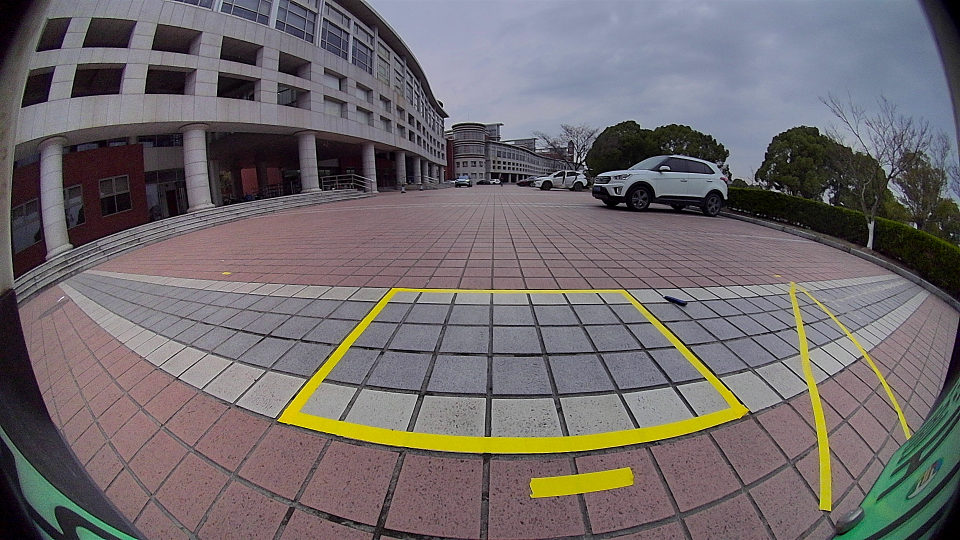
#> input picture opencv_test/src/images/back.png, 1920 x 1080 px (shown at 1/2 size)
$ python -i utils.py   (imports and definitions only)   (older library calls are emulated)
#> lines starting #> are read from the running program, lines starting #| are printed output that depends on the picture; after the words box and inside, x2 and y2 are one past the last pixel; in counts of white or black regions, pixels touching at a corner belong together
#> further down, picture is the input picture: shape (1080, 1920, 3); mean B, G, R 107.9, 106.2, 112.4
import cv2
import numpy as np


# [45 lines left out: functions gstreamer_pipeline, convert_binary_to_bool, adjust_luminance, get_mean_statistisc, not called in this run]


def mean_luminance_ratio(grayA, grayB, mask):
    return get_mean_statistisc(grayA, mask) / get_mean_statistisc(grayB, mask)


def get_mask(img):
    """
    Convert an image to a mask array.
    """
    gray = cv2.cvtColor(img, cv2.COLOR_BGR2GRAY)#转换为灰度图像
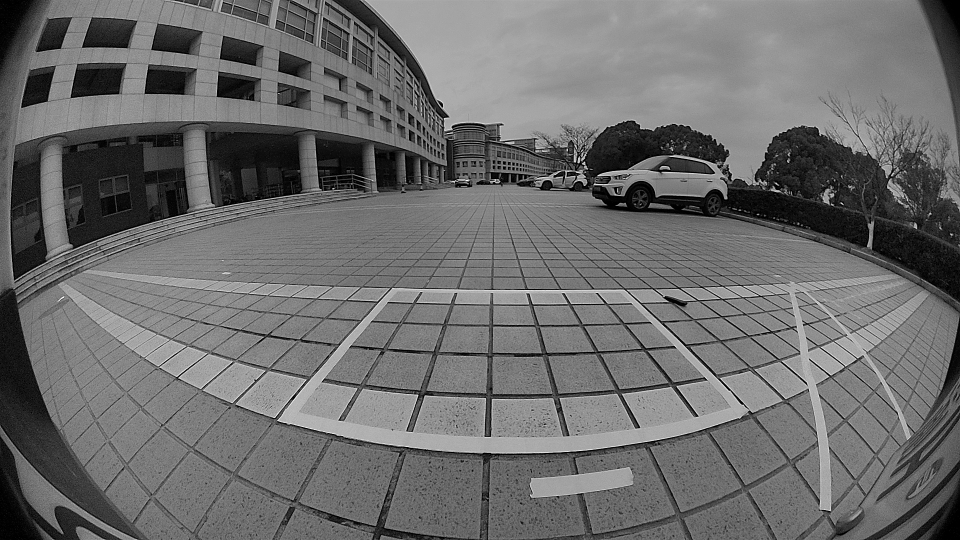
#> gray: shape (1080, 1920) (shown at 1/2 size); min 0, max 255, mean 108.2
    ret, mask = cv2.threshold(gray, 0, 255, cv2.THRESH_BINARY)#二值化
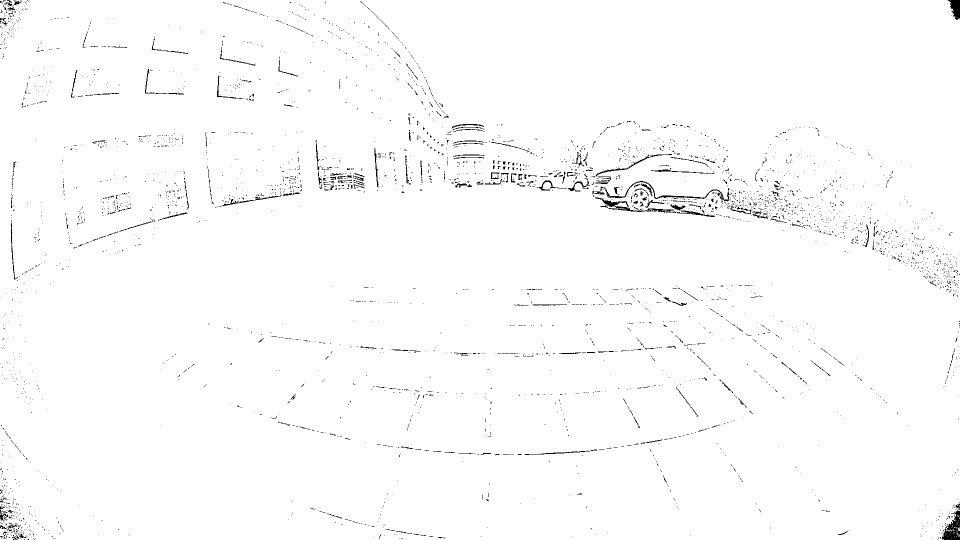
#> mask: shape (1080, 1920) (shown at 1/2 size); 98.7% white; black in thin lines or dots
    return mask


# [9 lines left out: function get_overlap_region_mask, not called in this run]


def get_outmost_polygon_boundary(img):
    """
    Given a mask image with the mask describes the overlapping region of
    two images, get the outmost contour of this region.
    """
    mask = get_mask(img)#获取图像的mask
    mask = cv2.dilate(mask, np.ones((2, 2), np.uint8), iterations=2)#膨胀
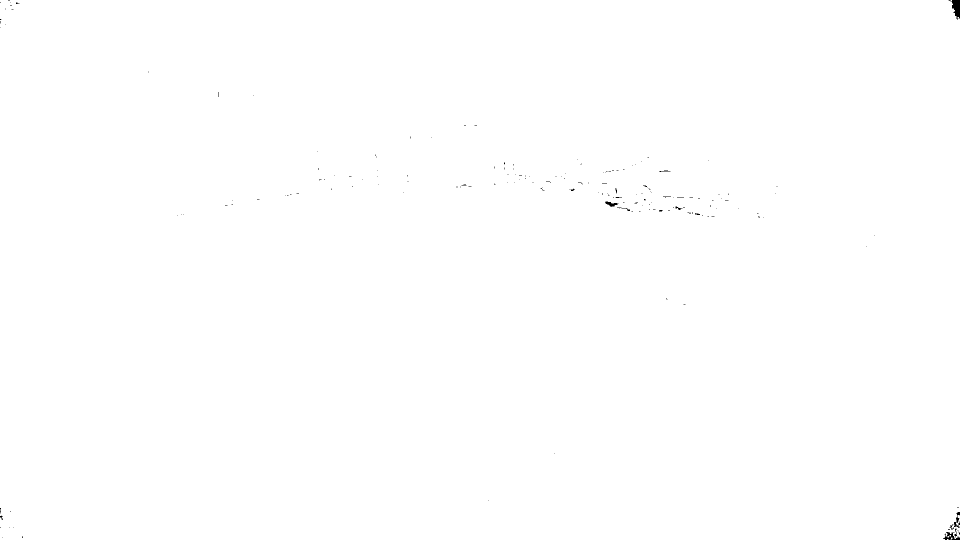
#> mask: shape (1080, 1920) (shown at 1/2 size); 99.9% white; 172 black regions (160 under 20 px)
    cnts, hierarchy = cv2.findContours(
        mask,
        cv2.RETR_EXTERNAL,
        cv2.CHAIN_APPROX_SIMPLE)[-2:]#获取轮廓
#> cnts = 7 contours, 5 with area under 20; largest, box (x1, y1, x2, y2) and area: (0, 0, 1920, 1080) 2069469, (1912, 1030, 1920, 1054) 54

    # get the contour with largest aera
    C = sorted(cnts, key=lambda x: cv2.contourArea(x), reverse=True)[0]#获取最大面积的轮廓
#> C = contour of 197 points, box (x1, y1, x2, y2) (0, 0, 1920, 1080), area 2069469

    # polygon approximation
    polygon = cv2.approxPolyDP(C, 0.009 * cv2.arcLength(C, True), True)#获取外接矩形
#> polygon = [[0, 0], [0, 1079], [1919, 1074], [1903, 0]]

    return polygon


# [54 lines left out: functions get_weight_mask_matrix, make_white_balance, not called in this run]

>>> import cv2
>>> picture = cv2.imread('../images/back.png')
>>> result = get_outmost_polygon_boundary(picture)
#> result = [[0, 0], [0, 1079], [1919, 1074], [1903, 0]]

$ run again, on opencv_test/src/images/front.png
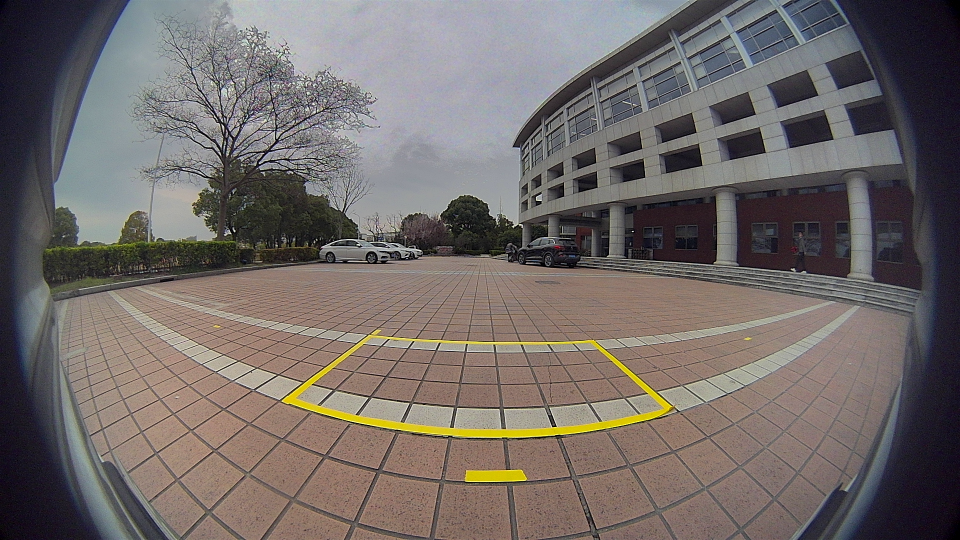
#> input picture opencv_test/src/images/front.png, 1920 x 1080 px (shown at 1/2 size)
#> picture is the input picture: shape (1080, 1920, 3); mean B, G, R 104.2, 106.7, 113.9
#> in get_mask, `gray = cv2.cvtColor(img, cv2.COLOR_BGR2GRAY)#转换为灰度图像`:
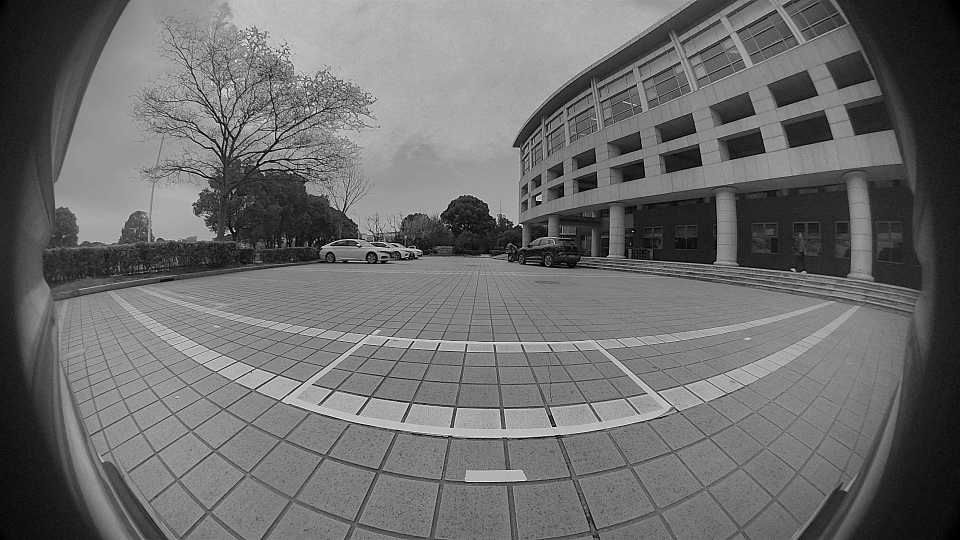
#> gray: shape (1080, 1920) (shown at 1/2 size); min 0, max 255, mean 108.5
#> in get_mask, `ret, mask = cv2.threshold(gray, 0, 255, cv2.THRESH_BINARY)#二值化`:
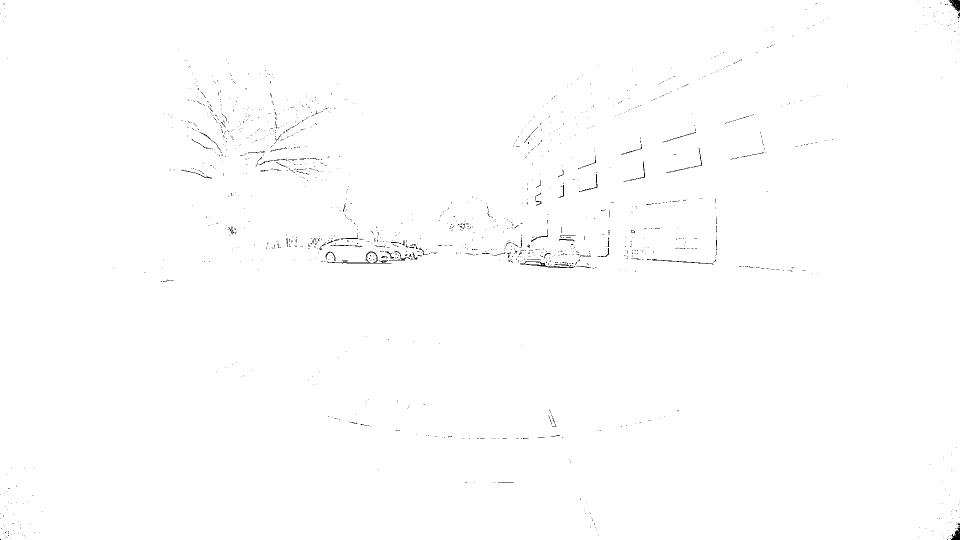
#> mask: shape (1080, 1920) (shown at 1/2 size); 99.6% white; black in thin lines or dots
#> cnts = 3 contours, 2 with area under 20; largest, box (x1, y1, x2, y2) and area: (0, 0, 1920, 1080) 2070278
#> C = contour of 82 points, box (x1, y1, x2, y2) (0, 0, 1920, 1080), area 2070278
#> polygon = [[0, 0], [0, 1079], [1918, 1069], [1905, 0]]
